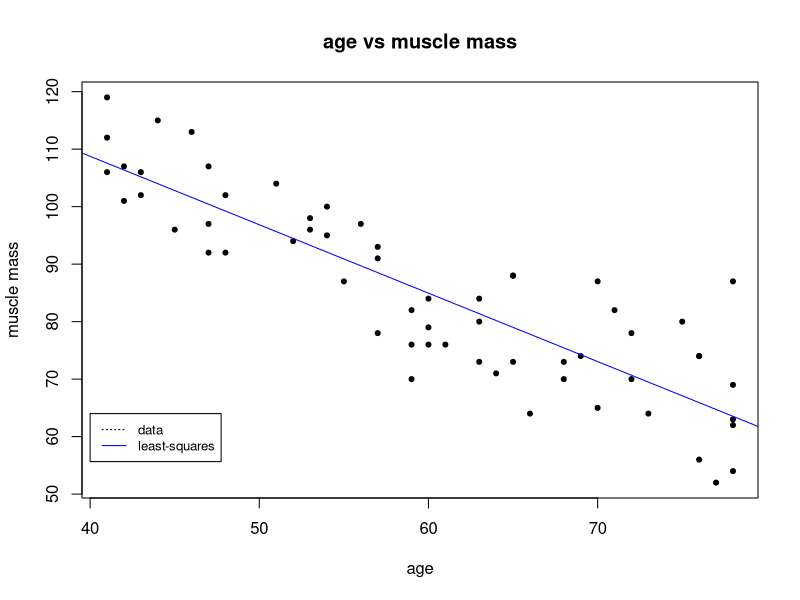
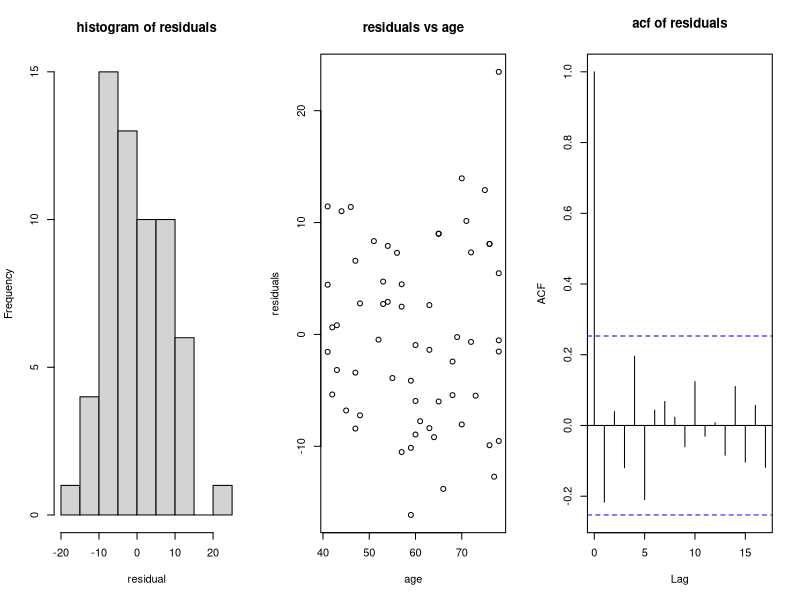

Reproduce these figures in R, in order.
## ---- chunk 1
options(tinytex.engine_args = '-shell-escape')
## ---- chunk 2
# the tabulated data is provided by the file accompanying file named 'CH01PR27.txt'.
# the original URL for this data is:
#     http://users.stat.ufl.edu/~rrandles/sta4210/Rclassnotes/data/textdatasets/KutnerData/Chapter%20%201%20Data%20Sets/CH01PR27.txt
mass.data = read.table('CH01PR27.txt')
colnames(mass.data)=c("mass","age")
## ---- chunk 3
# the model for muscle mass, mass[i] = beta0 + beta1 * age[i] + e[i]
# where e[i] ~ N(0,sigma2).
mass.mod = lm(mass ~ age, data=mass.data)
mass.mod
b0 = round(mass.mod$coefficients[1],digits=2); names(b0) = NULL
b1 = round(mass.mod$coefficients[2],digits=2); names(b1) = NULL
c("b0"=b0,"b1"=b1)
## ---- chunk 4
sigma.hat = summary(mass.mod)$sigma
sigma2.hat = sigma.hat^2
c("sigma.hat"=sigma.hat,"sigma.hat^2"=sigma2.hat)
## ---- chunk 5
resid = mass.mod$residuals
n = length(resid)
sse = sum(resid^2)
mse = sse / (n-2) # df = n-2 
sigma2.hat = mse # estimate of sigma^2
sigma.hat = sqrt(sigma2.hat) # estimate of sigma
c("sigma.hat"=sigma.hat,"sigma.hat^2"=sigma2.hat)
## ---- chunk 6
plot(x=mass.data$age,
     y=mass.data$mass,
     pch=20,
     type="p",
     xlab="age",
     ylab="muscle mass",
     main="age vs muscle mass")

abline(mass.mod,col="blue")

legend(x=40, y=64,
       legend=c("data","least-squares"),
       col=c("black","blue"), lty=c("dotted","solid"),
       cex=0.8)
## ---- chunk 7
par(mfrow=c(1,3))
hist(mass.mod$residuals,xlab="residual",main="histogram of residuals")
plot(x=mass.data$age,y=mass.mod$residuals,xlab="age",ylab="residuals",main="residuals vs age")
acf(mass.mod$residuals,main="acf of residuals")
